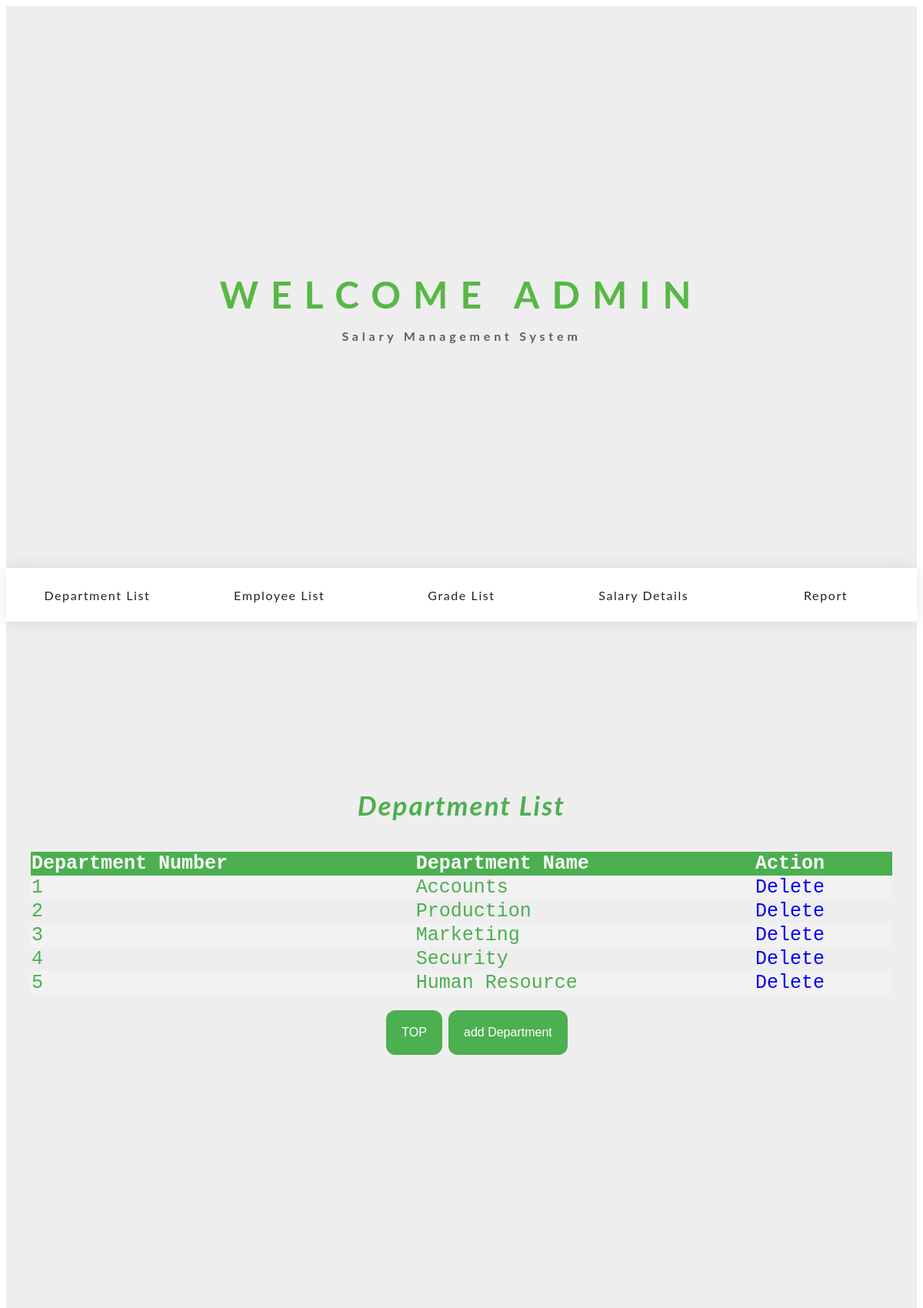
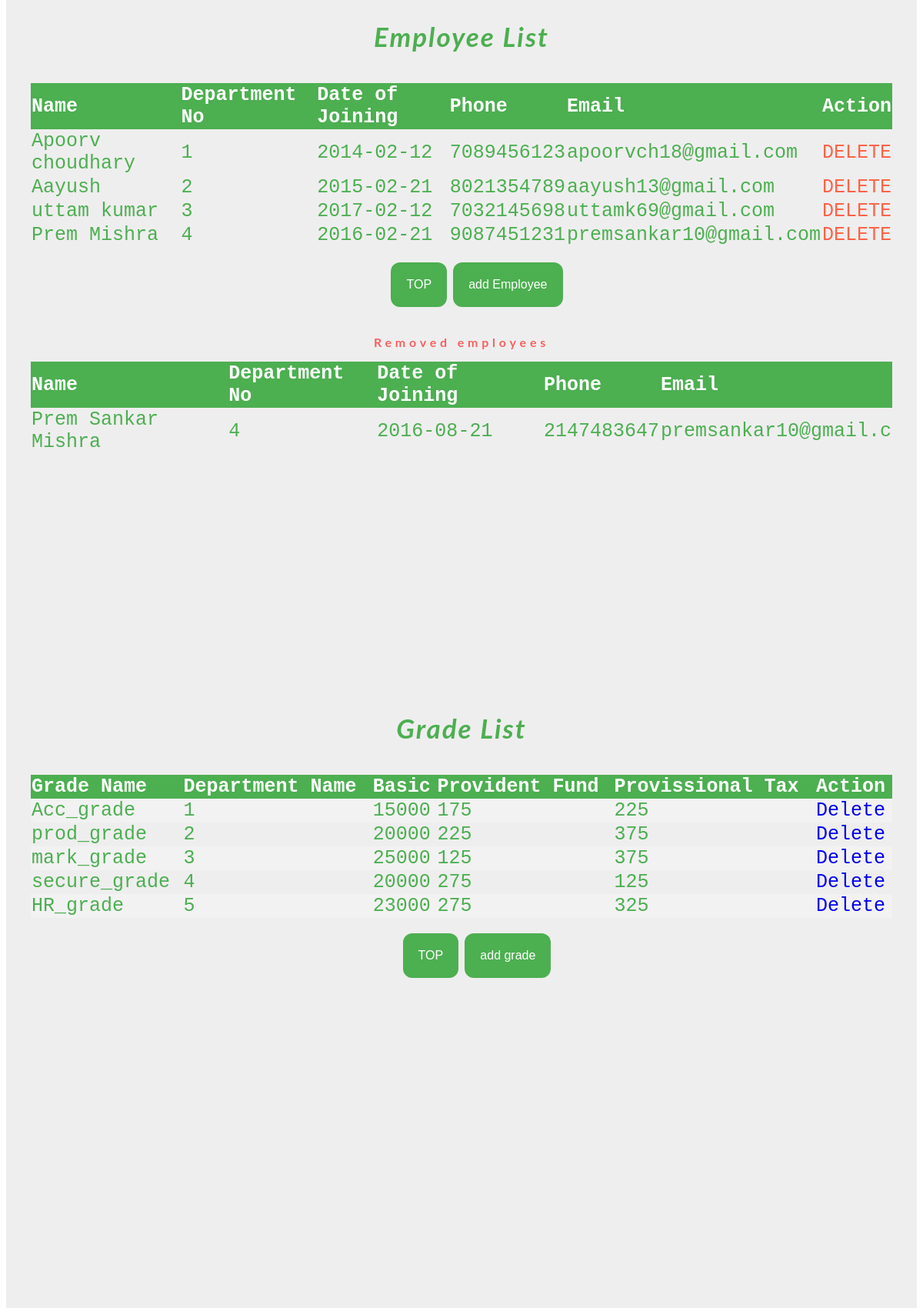
The app's page /nav.php (upper part) with its own data (2 pictures, top to bottom).
### tables this page shows
CREATE TABLE `dept_details` (
  `dno` int(11) NOT NULL,
  `gid` int(11) DEFAULT NULL,
  `dname` varchar(20) DEFAULT NULL
);

CREATE TABLE `emp_details` (
  `eid` int(20) NOT NULL,
  `fname` varchar(20) DEFAULT NULL,
  `gender` varchar(10) DEFAULT NULL,
  `dob` date DEFAULT NULL,
  `doj` date DEFAULT NULL,
  `dno` int(11) DEFAULT NULL,
  `address` varchar(30) DEFAULT NULL,
  `city` varchar(30) DEFAULT NULL,
  `state` varchar(30) DEFAULT NULL,
  `phno` bigint(20) DEFAULT NULL,
  `email` varchar(30) DEFAULT NULL
);

CREATE TABLE `del_emp` (
  `delid` int(11) NOT NULL,
  `eid` int(11) DEFAULT NULL,
  `fname` varchar(20) DEFAULT NULL,
  `gender` varchar(20) DEFAULT NULL,
  `dob` date DEFAULT NULL,
  `doj` date DEFAULT NULL,
  `dno` int(11) DEFAULT NULL,
  `address` varchar(20) DEFAULT NULL,
  `city` varchar(20) DEFAULT NULL,
  `state` varchar(20) DEFAULT NULL,
  `phno` int(11) DEFAULT NULL,
  `email` varchar(20) DEFAULT NULL
);

CREATE TABLE `grade_details` (
  `gid` int(11) NOT NULL,
  `gname` varchar(20) DEFAULT NULL,
  `dno` int(11) DEFAULT NULL,
  `basic` int(11) DEFAULT NULL,
  `dear` int(11) DEFAULT NULL,
  `travel` int(11) DEFAULT NULL,
  `hra` int(11) DEFAULT NULL,
  `medical` int(11) DEFAULT NULL,
  `bonus` int(11) DEFAULT NULL,
  `pf` int(11) DEFAULT NULL,
  `ptax` int(11) DEFAULT NULL
);

### nav.php (the view, shortened to what this page needs)
<!DOCTYPE html>
<html lang="en" >
<head>
  <tittle></title>
<link rel="stylesheet" href="function.css">
<link rel="stylesheet" type="text/css" href="index.css">
</head>
<body>
<section class="nav-items" id="nav">
    <h1>WELCOME ADMIN</h1>
    <h3>Salary Management System</h3>
    <div class="items-container">
      <a class="navs" href="#sec-dept">Department List</a>
      <a class="navs" href="#sec-emp">Employee List</a>
      <a class="navs" href="#sec-grade">Grade List</a>
      <a class="navs" href="#sec-salary"> Salary  Details</a>
      <a class="navs" href="#sec-reciept">Report</a>
    </div>
  </section>
  <main class="content">
    <section class="bottom-slide" id="sec-dept">
      <span style="color: #4CAF50;font-size:35px;letter-spacing:2px;font-style:italic;font-weight:bold;margin-bottom:40px; ">Department List</span>
      <table>
    <tr>
    <th>Department Number</th>
    <th>Department Name</th>
    <th>Action</th>
    </tr>
      <?php
 $conn = mysqli_connect('127.0.0.1:3308', 'root', '', 'pay');
 $sql = "SELECT dno,dname FROM dept_details";
 $result = $conn->query($sql);
 if ($result->num_rows > 0) {
 while($row = $result->fetch_assoc()) {
 echo "<tr><td>" . $row["dno"]. "</td><td>" . $row["dname"] . "</td><td><a href=\"del_dept.php?dno=$row[dno]\" onClick=\"return confirm('Are you sure you want to delete?')\">Delete</a> </td></tr>";
 }
 echo "</table>";
} else { ?>
   <span style="color:tomato;font-size:20px;font-weight: bold;" ><?php echo "0 results";  ?></span>
 <?php }
 ?>
 <ul style="list-style-type:none;"  >
   <li>
   <a href="#nav"><button class="button" href="nav">TOP</button></a>
   <a href="department.php"><button class="button">add Department</button></a>
  </li>
 </ul>
    </section>
        <section class="bottom-slide" id="sec-emp">
          <span style="color: #4CAF50;font-size:35px;letter-spacing:2px;font-style:italic;font-weight:bold;margin-bottom:40px; ">Employee List</span>
    <?php
include('conctn.php');
$sql = "SELECT eid, fname,dno,doj,phno,email FROM emp_details";
$result = mysqli_query($conn, $sql);
$addc = mysqli_fetch_all($result, MYSQLI_ASSOC);
?>
<table >
     <thead>
       <tr>
         <th>Name</th>
         <th>Department No</th>
         <th>Date of Joining</th>
         <th>Phone</th>
         <th>Email</th>
         <th>Action</th>
       </tr>
     </thead>
     <?php foreach($addc as $ind){ ?>
     <tbody>
       <tr>
         <td><?php echo htmlspecialchars($ind['fname']); ?></td>
         <td><?php echo htmlspecialchars($ind['dno']); ?></td>
         <td><?php echo htmlspecialchars($ind['doj']); ?></td>
         <td><?php echo htmlspecialchars($ind['phno']); ?></td>
         <td><?php echo htmlspecialchars($ind['email']); ?></td>
         <td> <a href="del_emp.php?eid=<?php echo $ind['eid']; ?>" style="text-decoration:none;color:tomato;">DELETE</a> </td>
     </tbody>
       <?php } ?>
   </table>
  <ul style="list-style-type:none";>
    <li>
    <a href="#nav"><button class="button" href="nav">TOP</button></a>
    <a href="employee.php"><button class="button">add Employee</button></a>
   </li>
  </ul>
  <?php
include('conctn.php');
$quee = "CALL delemp()";
$ret = mysqli_query($conn, $quee);
$add = mysqli_fetch_all($ret, MYSQLI_ASSOC);
?>
<table >
  <h3 style="color:red;">Removed employees</h3>
   <thead>
     <tr>
       <th>Name</th>
       <th>Department No</th>
       <th>Date of Joining</th>
       <th>Phone</th>
       <th>Email</th>
       </tr>
   </thead>
   <?php foreach($add as $in){ ?>
   <tbody>
     <tr>
       <td><?php echo $in['fname']; ?></td>
       <td><?php echo $in['dno']; ?></td>
       <td><?php echo $in['doj']; ?></td>
       <td><?php echo $in['phno']; ?></td>
       <td><?php echo $in['email']; ?></td>
   </tbody>
     <?php } ?>
 </table>
    </section>
    <section class="bottom-slide" id="sec-grade">
      <span style="color: #4CAF50;font-size:35px;letter-spacing:2px;font-style:italic;font-weight:bold;margin-bottom:40px; ">Grade List</span>
      <table>
    <tr>
    <th>Grade Name</th>
    <th>Department Name</th>
    <th>Basic</th>
    <th>Provident Fund</th>
    <th>Provissional Tax</th>
    <th>Action</th>
    </tr>
      <?php
  $conn = mysqli_connect('127.0.0.1:3308', 'root', '', 'pay');
  $sql = "SELECT gid,gname,dno,basic,pf,ptax FROM grade_details";
  $result = $conn->query($sql);
  if ($result->num_rows > 0) {
  while($row = $result->fetch_assoc()) {
  echo "<tr><td>" . $row["gname"]. "</td><td>" . $row["dno"] . "</td><td>" . $row["basic"]. "</td><td>" . $row["pf"] . "</td><td>" . $row["ptax"] . "</td><td><a href=\"del_grade.php?gid=$row[gid]\" onClick=\"return confirm('Are you sure you want to delete?')\">Delete</a> </td></tr>";
  }
  echo "</table>";
  } else { echo "0 results"; }
  ?>
  <ul style="list-style-type:none";>
    <li>
    <a href="#nav"><button class="button" href="nav">TOP</button></a>
    <a href="grade.php"><button class="button">add grade</button></a>
   </li>
  </ul>
    </section>
    <section class="bottom-slide" id="sec-salary">
    </section>
  </main>
</body>
</html>

### function.css (style rules this page uses)
body { font-family: "Century Gothic", 'Lato', sans-serif; }
a { text-decoration: none; }
.nav-items, .bottom-slide { display: flex; flex-direction: column; justify-content: center; align-items: center; height: 100vh; position: relative; background: #eee; text-align: center; padding: 0 2em; }
.nav-items h1, .bottom-slide h1 { font-size: 2rem; margin: 0; letter-spacing: 1rem; color: #57B846; }
.nav-items h3, .bottom-slide h3 { font-size: 1rem; letter-spacing: 0.3rem; opacity: 0.6; }
.items-container { display: flex; flex-direction: row; position: absolute; bottom: 0; width: 100%; height: 70px; box-shadow: 0 0 20px rgba(0, 0, 0, 0.1); background: #fff; z-index: 10; }
.navs { display: flex; justify-content: center; align-items: center; flex: 1; color: #212121; letter-spacing: 0.1rem; transition: all 0.5s ease; font-size: 0.8rem; }
@media (min-width: 800px) { .nav-items h1, .bottom-slide h1 { font-size: 3rem; } }
@media (min-width: 800px) { .nav-items h3, .bottom-slide h3 { font-size: 1rem; } }
@media (min-width: 800px) { .navs { font-size: 1rem; } }

### nav.php (style rules this page uses)
.button { background-color: #4CAF50; border-radius: 12px; border: none; color: white; padding: 20px; text-align: center; text-decoration: none; display: inline-block; font-size: 16px; margin: 4px 2px; cursor: pointer; }
table { border-collapse: collapse; width: 100%; color: #4CAF50; font-family: monospace; font-size: 25px; text-align: left; }
th { background-color: #4CAF50; color: white; }
tr:nth-child(even) { background-color: #f2f2f2 }

### records on screen
dept_details: dno "1", dname "Accounts"
dept_details: dno "2", dname "Production"
dept_details: dno "3", dname "Marketing"
dept_details: dno "4", dname "Security"
dept_details: dno "5", dname "Human Resource"
emp_details: fname "Apoorv choudhary", dno "1", doj "2014-02-12", phno "7089456123", email "apoorvch18@gmail.com"
emp_details: fname "Aayush", dno "2", doj "2015-02-21", phno "8021354789", email "aayush13@gmail.com"
emp_details: fname "uttam kumar", dno "3", doj "2017-02-12", phno "7032145698", email "uttamk69@gmail.com"
emp_details: fname "Prem Mishra", dno "4", doj "2016-02-21", phno "9087451231", email "premsankar10@gmail.com"
del_emp: fname "Prem Sankar Mishra", dno "4", doj "2016-08-21", phno "2147483647", email "premsankar10@gmail.c"
grade_details: gname "Acc_grade", dno "1", basic "15000", pf "175", ptax "225"
grade_details: gname "prod_grade", dno "2", basic "20000", pf "225", ptax "375"
grade_details: gname "mark_grade", dno "3", basic "25000", pf "125", ptax "375"
grade_details: gname "secure_grade", dno "4", basic "20000", pf "275", ptax "125"
grade_details: gname "HR_grade", dno "5", basic "23000", pf "275", ptax "325"
